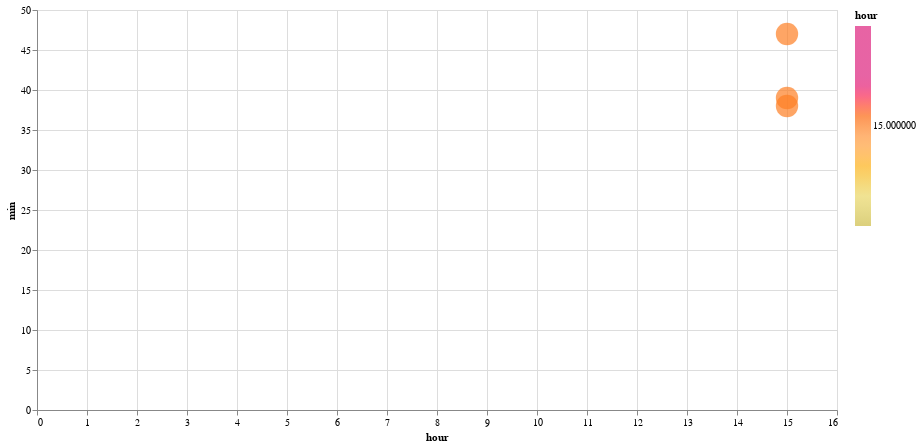

The notebook cell saved with this chart:
### Code cell
df_stc1, df_stc2 = compare_approaches(
    stop_id="62078",
    organization_name="Santa Clara Valley Transportation Authority",
    route_id="51",
    stop_sequence=13,
)

### Figure 1 — Vega-Lite specification as saved in the notebook (floating-point values rounded to 4 significant figures)
{"config": {"view": {"continuousWidth": 300, "continuousHeight": 300}}, "data": {"name": "data-873ab70f06c4198da7a2f782713ccc48"}, "mark": {"type": "circle", "size": 500}, "encoding": {"color": {"field": "hour", "scale": {"range": ["#ccbb44", "#e9d868", "#fcb40e", "#ff9c42", "#fc5c04", "#dd217d", "#dd217d", "#dd217d"]}, "type": "quantitative"}, "tooltip": [{"field": "hour", "type": "quantitative"}, {"field": "min", "type": "quantitative"}, {"field": "actual_arrival_lag_min", "type": "quantitative"}], "x": {"field": "hour", "type": "quantitative"}, "y": {"field": "min", "type": "quantitative"}}, "height": 400, "width": 800, "$schema": "https://vega.github.io/schema/vega-lite/v5.17.0.json", "datasets": {"data-873ab70f06c4198da7a2f782713ccc48": [{"caltrans_district": "04 - Oakland", "schedule_gtfs_dataset_key": "fb467982dcc77a7f9199bebe709bb700", "feed_key": "3fccf089909fbdb3d725a5c15fb062cb", "organization_name": "Santa Clara Valley Transportation Authority", "shape_array_key": "a8cddd645b8f0a0fa4bf23f80e125fb4", "route_long_name": "Moffett Field - West Valley Coll", "route_type": "Bus", "route_id": "51", "direction_id": 0.0, "stop_id": "62078", "stop_sequence": 13, "rt_arrival_sec": 56362, "scheduled_arrival_sec": 55770.0, "trip_instance_key": "a7b3fdea2a6fad64a6db9a3607d1013f", "converted_rt_arrival": "2024-05-22T15:39:22", "converted_schd_arrival": "2024-05-22T15:29:26", "actual_arrival_lag_min": null, "scheduled_arrival_lag_min": null, "hour": 15, "min": 39}, {"caltrans_district": "04 - Oakland", "schedule_gtfs_dataset_key": "fb467982dcc77a7f9199bebe709bb700", "feed_key": "3fccf089909fbdb3d725a5c15fb062cb", "organization_name": "Santa Clara Valley Transportation Authority", "shape_array_key": "a8cddd645b8f0a0fa4bf23f80e125fb4", "route_long_name": "Moffett Field - West Valley Coll", "route_type": "Bus", "route_id": "51", "direction_id": 0.0, "stop_id": "62078", "stop_sequence": 13, "rt_arrival_sec": 56336, "scheduled_arrival_sec": 56070.0, "trip_instance_key": "26edafab428cb3c31f31bd267ed3010b", "converted_rt_arrival": "2024-05-22T15:38:56", "converted_schd_arrival": "2024-05-22T15:34:26", "actual_arrival_lag_min": -0.4333, "scheduled_arrival_lag_min": 5.0, "hour": 15, "min": 38}, {"caltrans_district": "04 - Oakland", "schedule_gtfs_dataset_key": "fb467982dcc77a7f9199bebe709bb700", "feed_key": "3fccf089909fbdb3d725a5c15fb062cb", "organization_name": "Santa Clara Valley Transportation Authority", "shape_array_key": "a8cddd645b8f0a0fa4bf23f80e125fb4", "route_long_name": "Moffett Field - West Valley Coll", "route_type": "Bus", "route_id": "51", "direction_id": 0.0, "stop_id": "62078", "stop_sequence": 13, "rt_arrival_sec": 56834, "scheduled_arrival_sec": 55530.0, "trip_instance_key": "6b2e2a8d39427cb02eb612368788f395", "converted_rt_arrival": "2024-05-22T15:47:14", "converted_schd_arrival": "2024-05-22T15:25:26", "actual_arrival_lag_min": 8.3, "scheduled_arrival_lag_min": -9.0, "hour": 15, "min": 47}]}}
